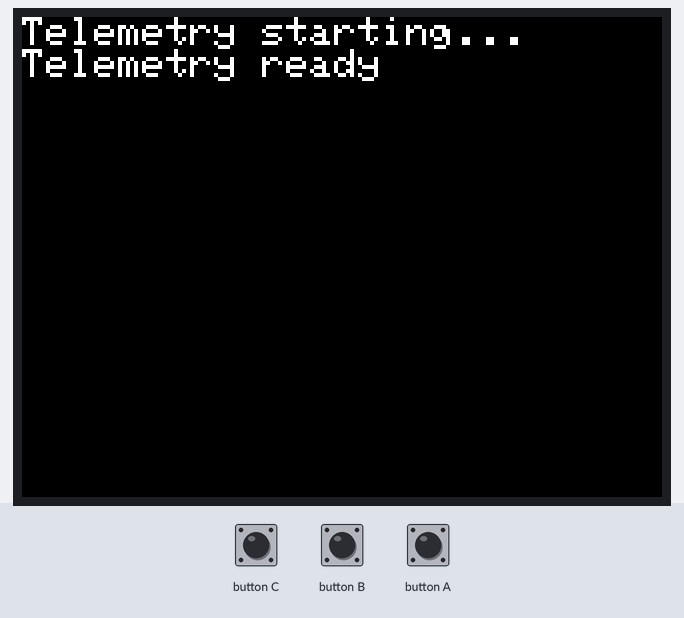
The sketch below on a simulated ESP32-S3. Parts: 320×240 colour display. WiFi joins after 1.5 s; servers stay silent unless stated; no MQTT or app messages arrive unless stated; what the sketch prints to the serial monitor is not drawn.

Above: at 1.7 s.

The sketch:

m5_device_telemetry.ino
```cpp
#include <M5CoreS3.h>
#include <WiFi.h>
#include <PubSubClient.h>

const char* WIFI_SSID = "404 Network Not Found";
const char* WIFI_PASSWORD = "K@rthik2001";
const char* MQTT_HOST = "192.168.1.156";
const int MQTT_PORT = 1883;
const char* DEVICE_ID = "m5-device-01";

WiFiClient wifiClient;
PubSubClient mqtt(wifiClient);
unsigned long lastPublish = 0;

void connectMqtt() {
    while (!mqtt.connected()) {
        Serial.print("MQTT connecting...");
        if (mqtt.connect(DEVICE_ID)) Serial.println(" connected");
        else {
            Serial.printf(" failed, state=%d\n", mqtt.state());
            delay(3000);
        }
    }
}

void setup() {
    Serial.begin(115200);
    CoreS3.begin();
    CoreS3.Display.setTextSize(2);
    CoreS3.Display.println("Telemetry starting...");

    WiFi.mode(WIFI_STA);
    WiFi.begin(WIFI_SSID, WIFI_PASSWORD);
    while (WiFi.status() != WL_CONNECTED) { delay(250); Serial.print("."); }
    Serial.printf("\nWi-Fi: %s\n", WiFi.localIP().toString().c_str());

    mqtt.setServer(MQTT_HOST, MQTT_PORT);
    CoreS3.Display.println("Telemetry ready");
}

void publishHealth() {
    char payload[256];
    snprintf(payload, sizeof(payload),
        "{\"device_id\":\"%s\",\"firmware\":\"0.1.0\",\"uptime_s\":%lu,\"free_heap\":%lu,\"wifi_rssi\":%d}",
        DEVICE_ID, millis() / 1000, ESP.getFreeHeap(), WiFi.RSSI());
    String topic = String("devices/") + DEVICE_ID + "/health";
    mqtt.publish(topic.c_str(), payload, true);
    Serial.printf("Published %s: %s\n", topic.c_str(), payload);
}

void loop() {
    CoreS3.update();
    if (!mqtt.connected()) connectMqtt();
    mqtt.loop();
    if (millis() - lastPublish >= 10000) {
        publishHealth();
        lastPublish = millis();
    }
    delay(10);
}
```
